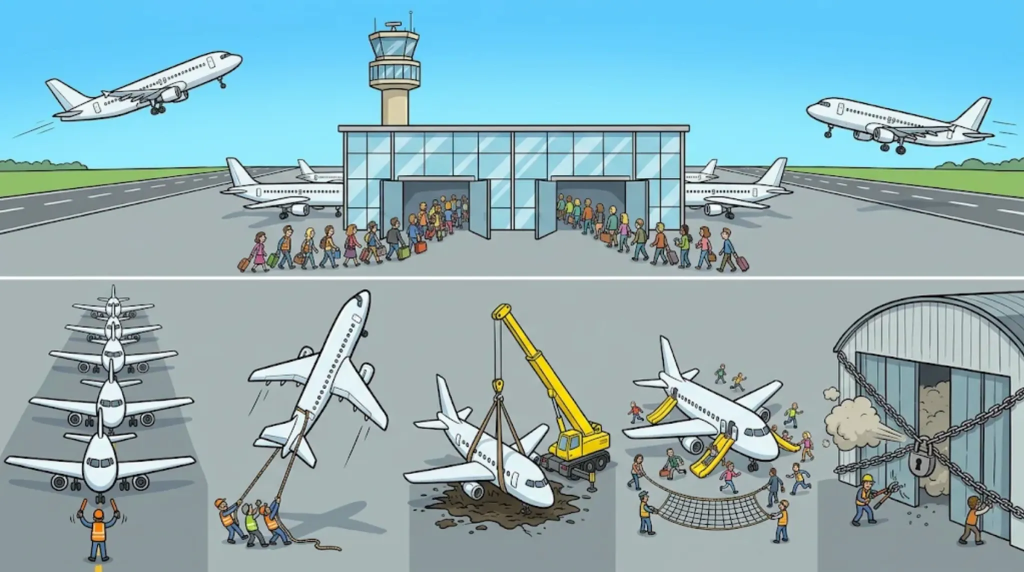
#> input picture src/lessons/design/new-jq-08/base_v1.webp, 2048 x 1144 px (shown at 1/2 size)
$ python tilt_v2.py base_v1.webp base_v1.webp 1.0 5
#> lines starting #> are read from the running program, lines starting #| are printed output that depends on the picture; after the words box and inside, x2 and y2 are one past the last pixel; in counts of white or black regions, pixels touching at a corner belong together
# v1 오른쪽 위 비행기(이륙처럼 기수가 들림)를 기수가 아래로 향하게 기울여 '착륙'으로 — 하늘은 행별 색으로 메움
import sys, numpy as np
from PIL import Image, ImageFilter
src, out, ang, dy = sys.argv[1], sys.argv[2], float(sys.argv[3]), int(sys.argv[4])
im = Image.open(src).convert('RGB'); a = np.asarray(im).astype(int)
#> further down, im is the input picture: PIL image 2048x1144 RGB; mean R, G, B 142.4, 176, 183.5
x0, y0, x1, y1 = 1580, 165, 2040, 314
reg = a[y0:y1, x0:x1]
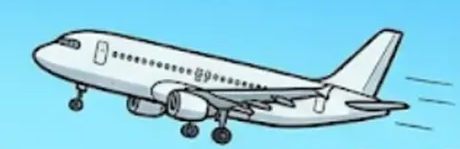
#> reg: shape (149, 460, 3) int64; mean R, G, B 141, 206.1, 225
r, g, b = reg[..., 0], reg[..., 1], reg[..., 2]
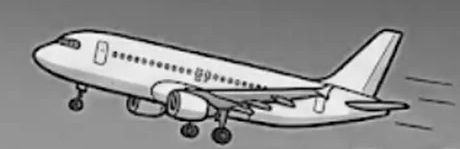
#> r: shape (149, 460) int64; min 0, max 255, mean 141
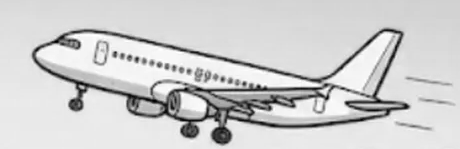
#> g: shape (149, 460) int64; min 0, max 255, mean 206.1
sky = (b > r + 40) & (b > 170) & (g > 120)
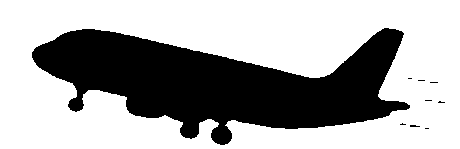
#> sky: shape (149, 460) bool; 66% white; 9 black regions (8 under 20 px), largest, box (x1, y1, x2, y2) and area: (32, 28, 410, 145) 23265
plane = ~sky
from scipy import ndimage
plane = ndimage.binary_fill_holes(plane)  # 동체 안 하늘색 반사가 구멍으로 남지 않게
# 작은 구멍 메우고 가장자리 조금 넓힘
m = Image.fromarray((plane * 255).astype('uint8')).filter(ImageFilter.MaxFilter(3)).filter(ImageFilter.MinFilter(3))
#> m: PIL image 460x149 L; 34% white; 9 white regions (8 under 20 px), largest, box (x1, y1, x2, y2) and area: (32, 28, 410, 145) 23274
# 하늘 채우기: 같은 행의 하늘 픽셀 중앙값
big = np.asarray(m.filter(ImageFilter.MaxFilter(9))) > 0  # 원래 윤곽의 번진 가장자리까지 지움
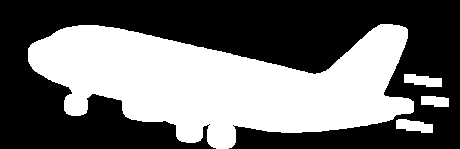
#> big: shape (149, 460) bool; 43% white; 4 white regions, box (x1, y1, x2, y2) and area: (28, 24, 414, 149) 28489, (396, 119, 433, 133) 366, (404, 74, 442, 87) 352, (421, 96, 449, 107) 265
fill = a.copy()
for yy in range(y0, y1):
    row = a[yy, 1450:2040]; rr, gg, bb = row[:, 0], row[:, 1], row[:, 2]
    s = (bb > rr + 40) & (bb > 170) & (gg > 120)
    col = np.median(row[s], 0) if s.sum() > 20 else np.median(row, 0)
    fill[yy, x0:x1][big[yy - y0]] = col
    if yy < 312: fill[yy, 1945:x1] = col  # 꼬리 뒤 옅은 속도선 조각까지 하늘로
#> this loop made 149 passes
#> col on passes 1 to 12: [115, 214, 252], [115, 215, 252], [115, 215, 252], [116, 215, 253], [116, 215, 253], [116, 216, 253], [116, 216, 253], [116, 216, 252], [116, 216, 252], [116, 217, 252], [116, 217, 252], [118, 217, 252]
base = Image.fromarray(fill.astype('uint8'))
pm = np.asarray(m).copy(); pm[:, 1972 - x0:] = 0  # 꼬리 뒤 속도선은 붙이지 않음(돌리면 점으로 흩어짐)
#> after `pm[:, 1972 - x0:] = 0`:
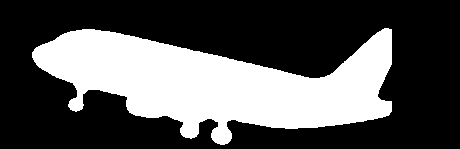
#> pm: shape (149, 460); 33.4% white; 1 white region, box (x1, y1, x2, y2) and area: (32, 28, 392, 145) 22903
pl = Image.fromarray(reg.astype('uint8')).convert('RGBA'); pl.putalpha(Image.fromarray(pm))
rot = pl.rotate(ang, resample=Image.BICUBIC, expand=True)
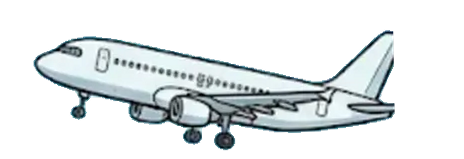
#> rot: PIL image 464x159 RGBA; mean R, G, B, A 50.5, 55.7, 57, 79.2; transparent parts drawn white
cx, cy = (x0 + x1) // 2, (y0 + y1) // 2 + dy
base.paste(rot, (cx - rot.width // 2, cy - rot.height // 2), rot)
base.save(out); print('ok', rot.size)
#| ok (464, 159)
